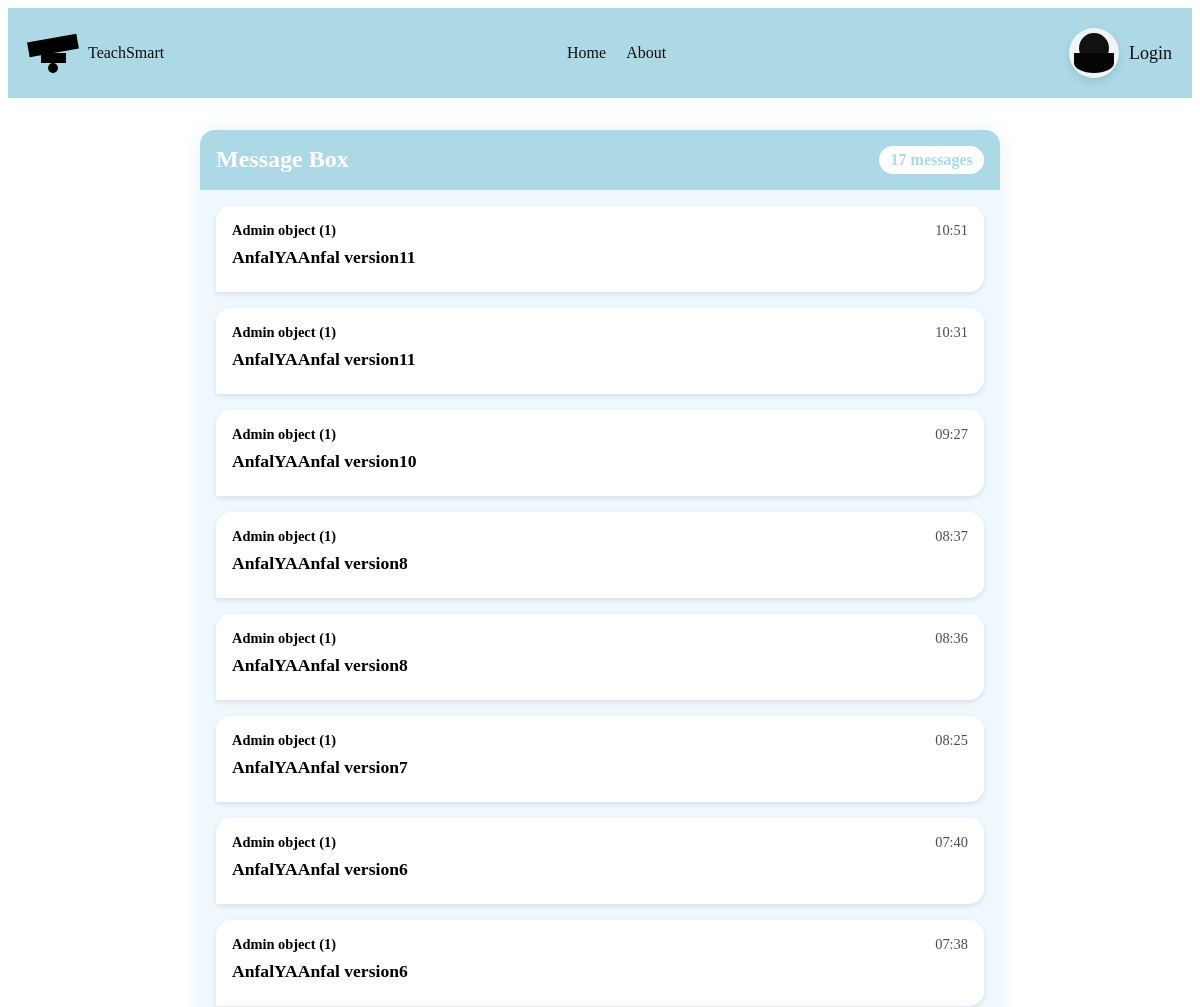
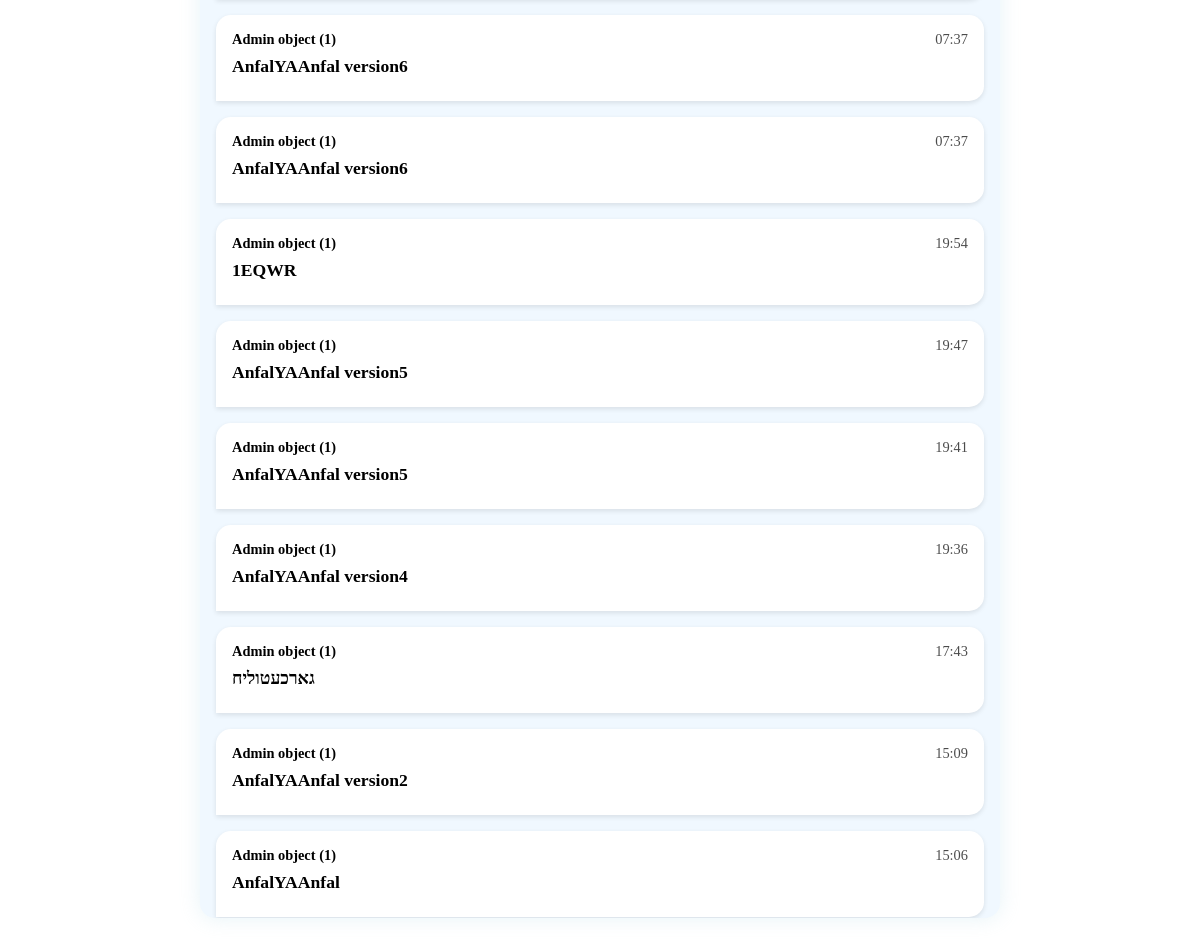
Screenshot of /inbox/ with the database file from the repository (2 pictures, top to bottom).
### tsweb/models.py (models this page shows, shortened)
class Message(models.Model):
    sender = models.ForeignKey(Admin, on_delete=models.CASCADE, related_name='sent_messages')
    recipients = models.ManyToManyField(Teacher, related_name='received_messages')
    subject = models.CharField(max_length=200)
    content = models.TextField()
    created_at = models.DateTimeField(auto_now_add=True)

class Admin(models.Model):
    username = models.CharField(max_length=30, unique=True)
    password = models.CharField(max_length=128)

### tsweb/views.py (the view)
# urls.py: path('inbox/', views.inbox, name='inbox'),
def inbox(request):
    try:
        teacher = Teacher.objects.get(id_number=123454675)
        messages = teacher.received_messages.all().order_by('-created_at')
    except Teacher.DoesNotExist:
        raise PermissionDenied("Only teachers can view their inbox.")
    return render(request, 'inbox.html', {'messages': messages})

### tsweb/Templates/inbox.html (shortened to what this page needs)
{% extends 'base.html' %}
{% block content %}
<div class="chat-container">
    <div class="chat-header">
        <h2>Message Box</h2>
        <span class="message-count">{{ messages|length }} messages</span>
    </div>
    <div class="chat-messages">
        {% for message in messages %}
            <div class="message-bubble {% if message.sender == request.user %}outgoing{% else %}incoming{% endif %}">
                <div class="message-info">
                    <span class="sender">{{ message.sender }}</span>
                    <span class="time">{{ message.created_at|time:"H:i" }}</span>
                </div>
                <div class="message-content">
                    <h3 class="subject" onclick="toggleContent(this)">{{ message.subject }}</h3>
                </div>
            </div>
        {% empty %}
            <div class="no-messages">
                <p>There are no messages in your inbox.</p>
            </div>
        {% endfor %}
    </div>
</div>
{% endblock %}

### tsweb/Templates/inbox.html (style rules this page uses)
.chat-container { max-width: 800px; margin: 2rem auto; background-color: #f0f8ff; border-radius: 15px; overflow: hidden; box-shadow: 0 0 20px rgba(173, 216, 230, 0.3); }
.chat-header { background-color: #add8e6; color: #fff; padding: 1rem; display: flex; justify-content: space-between; align-items: center; }
.chat-header h2 { margin: 0; font-size: 1.5rem; }
.message-count { background-color: #fff; color: #add8e6; padding: 0.3rem 0.7rem; border-radius: 20px; font-weight: bold; }
.chat-messages { padding: 1rem; max-height: 70vh; overflow-y: auto; }
.message-bubble { max-width: 100%; margin-bottom: 1rem; padding: 1rem; border-radius: 15px; box-shadow: 0 2px 5px rgba(0, 0, 0, 0.1); transition: all 0.3s ease; }
.incoming { background-color: #fff; margin-right: auto; border-bottom-left-radius: 0; }
.message-info { display: flex; justify-content: space-between; margin-bottom: 0.5rem; font-size: 0.9rem; }
.sender { font-weight: bold; }
.time { opacity: 0.7; }
.subject { margin: 0 0 0.5rem 0; font-size: 1.1rem; }

### rows the page displays
Message: sender "Admin object (1)", created_at "10:51", subject "AnfalYAAnfal version11"
Message: sender "Admin object (1)", created_at "10:31", subject "AnfalYAAnfal version11"
Message: sender "Admin object (1)", created_at "09:27", subject "AnfalYAAnfal version10"
Message: sender "Admin object (1)", created_at "08:37", subject "AnfalYAAnfal version8"
Message: sender "Admin object (1)", created_at "08:36", subject "AnfalYAAnfal version8"
Message: sender "Admin object (1)", created_at "08:25", subject "AnfalYAAnfal version7"
Message: sender "Admin object (1)", created_at "07:40", subject "AnfalYAAnfal version6"
Message: sender "Admin object (1)", created_at "07:38", subject "AnfalYAAnfal version6"
Message: sender "Admin object (1)", created_at "07:37", subject "AnfalYAAnfal version6"
Message: sender "Admin object (1)", created_at "07:37", subject "AnfalYAAnfal version6"
Message: sender "Admin object (1)", created_at "19:54", subject "1EQWR"
Message: sender "Admin object (1)", created_at "19:47", subject "AnfalYAAnfal version5"
Message: sender "Admin object (1)", created_at "19:41", subject "AnfalYAAnfal version5"
Message: sender "Admin object (1)", created_at "19:36", subject "AnfalYAAnfal version4"
Message: sender "Admin object (1)", created_at "17:43", subject "גארכעטוליח"
Message: sender "Admin object (1)", created_at "15:09", subject "AnfalYAAnfal version2"
Message: sender "Admin object (1)", created_at "15:06", subject "AnfalYAAnfal"

### other values shown
{{ messages|length }} "17"
